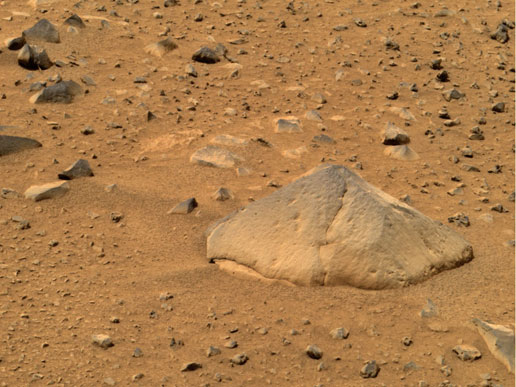
#> input picture object_avoidance/test.jpg, 516 x 387 px
$ python object_recog.py
#> lines starting #> are read from the running program, lines starting #| are printed output that depends on the picture; after the words box and inside, x2 and y2 are one past the last pixel; in counts of white or black regions, pixels touching at a corner belong together
import cv2
import cv2.cv as cv
import numpy as np
import math, operator

# calculates cosines between three points
def angle_cos(p0, p1, p2):
    d1, d2 = (p0-p1).astype('float'), (p2-p1).astype('float')
    return abs( np.dot(d1, d2) / np.sqrt( np.dot(d1, d1)*np.dot(d2, d2) ) )

def find_squares(img):
    img = cv2.GaussianBlur(img, (5, 5), 0)
    squares = []
    centers = []

    count = 0
    sigma=0.33
    # compute the median of the single channel pixel intensities
    v = np.median(img)

    # apply automatic Canny edge detection using the computed median
    lower = int(max(0, (1.0 - sigma) * v))
    upper = int(min(255, (1.0 + sigma) * v))

    # split image, take any one of the channels
    for gray in cv2.split(img):
    	# for now, only do a one iteration of the loop
        for thrs in xrange(0, 255, 255):
            if thrs == 0:
            	# canny edge detection -- http://docs.opencv.org/2.4/doc/tutorials/imgproc/imgtrans/canny_detector/canny_detector.html
                bin = cv2.Canny(gray, lower, upper)
                # dilate -- do not dilate for now
                bin = cv2.dilate(bin, None)
            else:
                retval, bin = cv2.threshold(gray, thrs, 255, cv2.THRESH_BINARY)

            # find contours in the image
            contours, hierarchy = cv2.findContours(bin, cv2.RETR_LIST, cv2.CHAIN_APPROX_SIMPLE)

            # loop through each contour
            for cnt in contours:

            	# approximate a polynomial figure
                cnt_len = cv2.arcLength(cnt, True)
                cnt = cv2.approxPolyDP(cnt, 0.05*cnt_len, True)

                # check if it meets minimum requirements -- TODO
                if len(cnt) > 2 and cv2.contourArea(cnt) > 600 and cv2.isContourConvex(cnt):
                    (x, y, w, h) = cv2.boundingRect(cnt)
                    roi = cv2.boundingRect(cnt)
                    cnt = cnt.reshape(-1, 2)

                    # add the the list of good contours
                    squares.append(cnt)

    return squares

if __name__ == '__main__':
	# load, show image
	im = cv2.imread('test.jpg', 0)
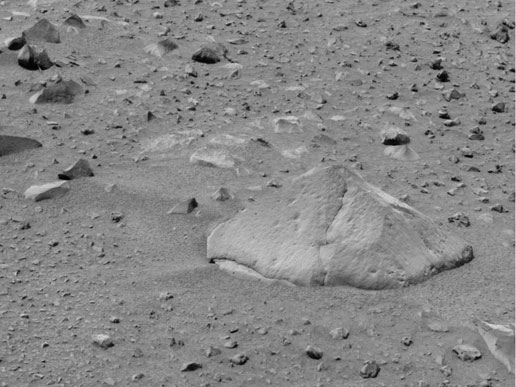
#> im: shape (387, 516); min 0, max 217, mean 134.5
	cv2.imshow('image',im)
	cv2.waitKey(0)
	cv2.destroyAllWindows()

	squares = find_squares(im)
#> in find_squares, `v = np.median(img)`: v = 137
#> in find_squares, `lower = int(max(0, (1.0 - sigma) * v))`: lower = 91
#> in find_squares, `upper = int(min(255, (1.0 + sigma) * v))`: upper = 182
#> the loop in find_squares, `for gray in cv2.split(img):` made 1 pass
#> after the loop in find_squares, `for gray in cv2.split(img):`:
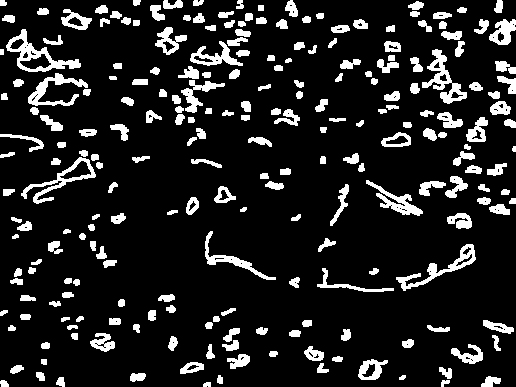
#> bin: shape (387, 516); 13% white; 235 white regions, largest, box (x1, y1, x2, y2) and area: (6, 29, 81, 72) 900, (422, 49, 467, 104) 797, (396, 244, 476, 291) 744
#> after the loop in find_squares, `for gray in cv2.split(img):`: cnt = [[0, 0], [0, 5], [6, 4], [4, 0]]; h = 43; roi = (6, 29, 75, 43); squares = [[[473, 245], [396, 279], [460, 268]], [[95, 174], [79, 157], [21, 195]], [[432, 50], [422, 87], [465, 98]], [[6, 45], [28, 71], [80, 66], [25, 29]]]; w = 75; x = 6; y = 29

	# draw contours on the image
	cv2.drawContours( im, squares, -1, (255, 0, 0), 3 )
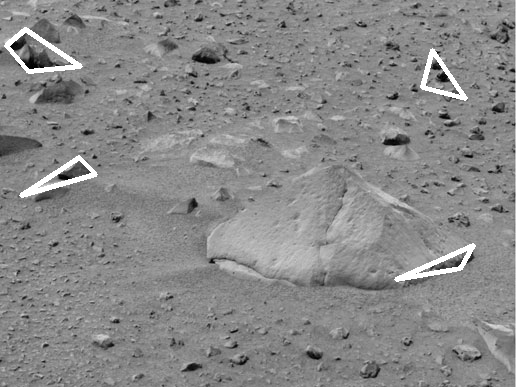
#> im: shape (387, 516); 1.58% of pixels changed, all inside (x1, y1, x2, y2) = (4, 27, 476, 282)
	cv2.imshow('squares', im)
	ch = 0xFF & cv2.waitKey()
#> (key Esc is pressed here)
	cv2.destroyAllWindows()
